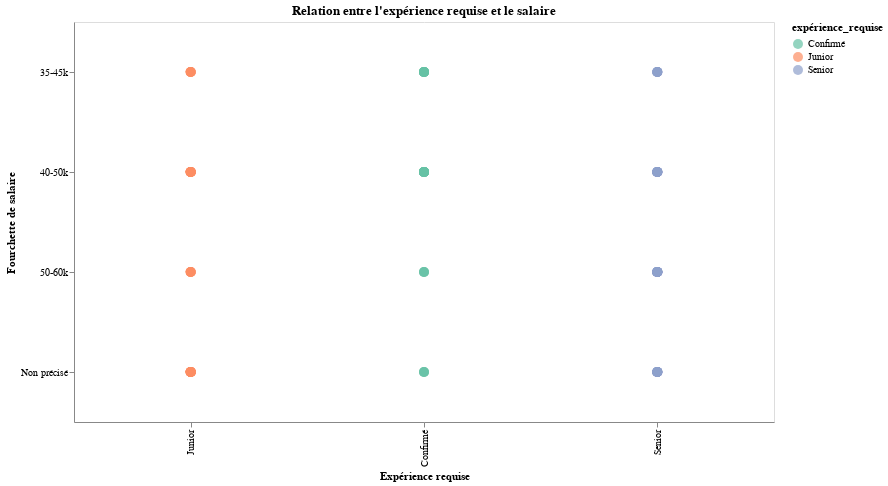

Notebook code for this chart:
### Code cell
# Graphique en points (scatter) : Expérience requise vs Salaire
fig_altair_scatter = alt.Chart(dataviz).mark_circle(size=100).encode(
    x=alt.X("expérience_requise", title="Expérience requise", sort=["Junior", "Confirmé", "Senior"]),
    y=alt.Y("salaire", title="Fourchette de salaire"),
    color=alt.Color("expérience_requise", scale=alt.Scale(scheme="set2")),
    tooltip=["titre_poste", "entreprise", "lieu", "salaire"]
).properties(
    title="Relation entre l'expérience requise et le salaire",
    width=700,
    height=400
)
fig_altair_scatter
